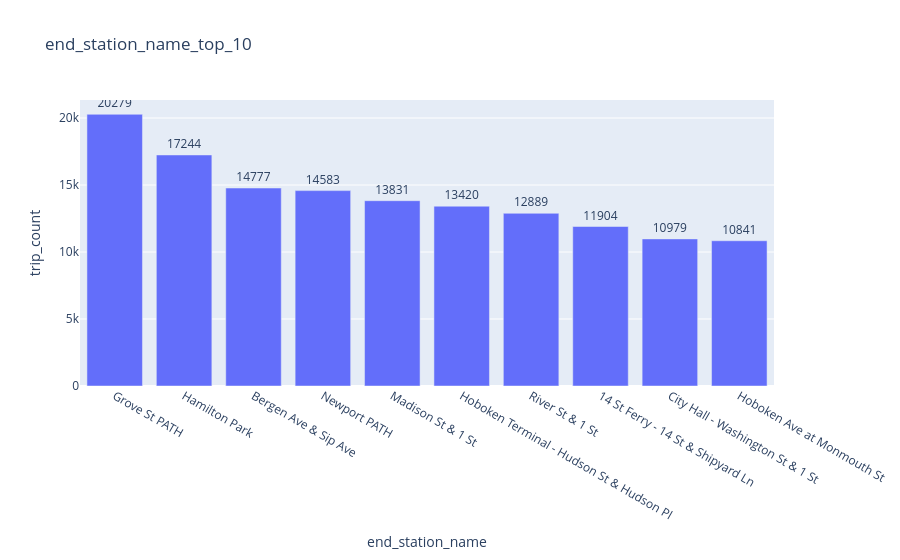

Notebook code cell kept with this figure:
### Code cell
fig = px.bar(
    end_station_name_top_10,
    x="end_station_name",
    y="trip_count",
    text="trip_count",
    title="end_station_name_top_10"
)

fig.update_traces(textposition="outside")
fig.update_layout(
    xaxis_title="end_station_name",
    yaxis_title="trip_count"
)

fig.show()

### Figure 1 — Plotly figure (JSON) as saved in the notebook; plotly's stock layout.template omitted (floating-point values rounded to 4 significant figures)
{"data": [{"hovertemplate": "end_station_name=%{x}<br>trip_count=%{text}<extra></extra>", "legendgroup": "", "marker": {"color": "#636efa", "pattern": {"shape": ""}}, "name": "", "orientation": "v", "showlegend": false, "text": [20280.0, 17240.0, 14780.0, 14580.0, 13830.0, 13420.0, 12890.0, 11900.0, 10980.0, 10840.0], "textposition": "outside", "type": "bar", "x": ["Grove St PATH", "Hamilton Park", "Bergen Ave & Sip Ave", "Newport PATH", "Madison St & 1 St", "Hoboken Terminal - Hudson St & Hudson Pl", "River St & 1 St", "14 St Ferry - 14 St & Shipyard Ln", "City Hall - Washington St & 1 St", "Hoboken Ave at Monmouth St"], "xaxis": "x", "y": [20279, 17244, 14777, 14583, 13831, 13420, 12889, 11904, 10979, 10841], "yaxis": "y"}], "layout": {"barmode": "relative", "legend": {"tracegroupgap": 0}, "title": {"text": "end_station_name_top_10"}, "xaxis": {"anchor": "y", "domain": [0, 1], "title": {"text": "end_station_name"}}, "yaxis": {"anchor": "x", "domain": [0, 1], "title": {"text": "trip_count"}}}}
